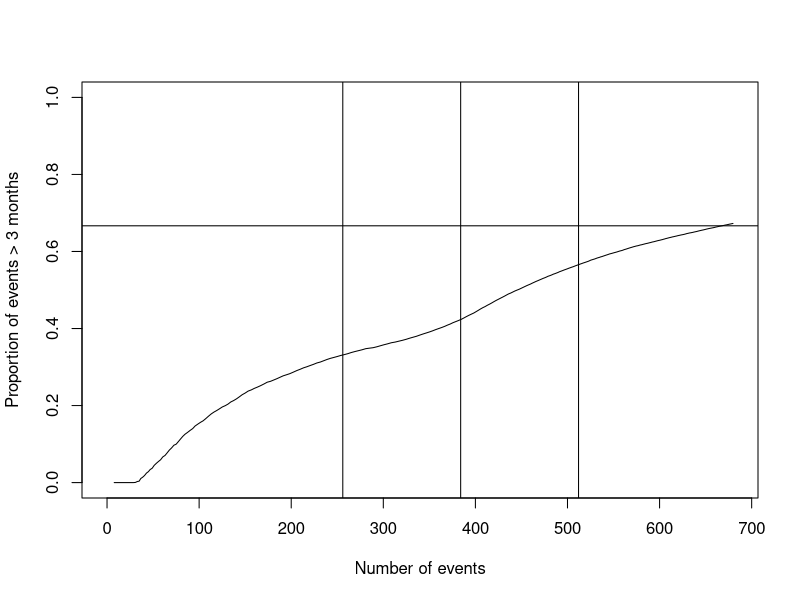
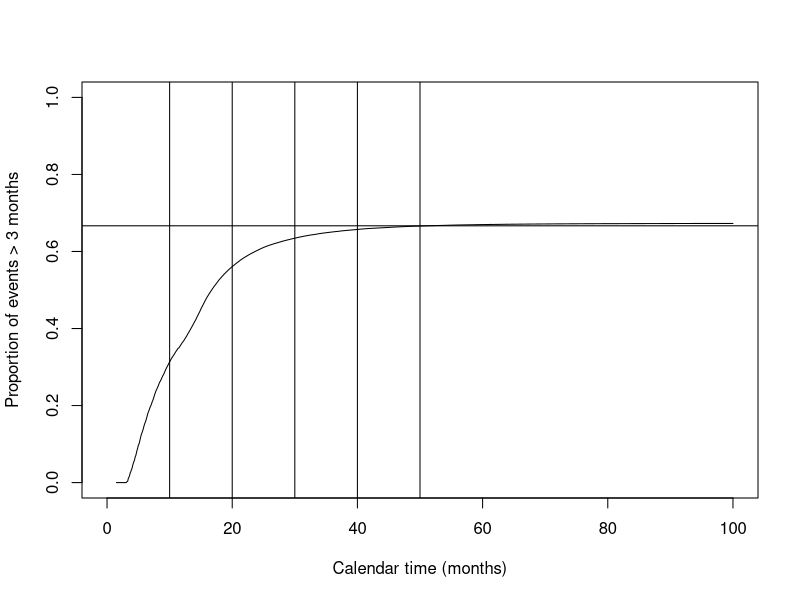

Recreate these plots in R, in order.

lambdac <- log(2)/6
HR1 <- 1.3
T1 <- 3
HR2 <- 0.628
numPatients <- 340
recTime <- 12



generateData <- function(lambdac, HR1, T1, HR2, numPatients, recTime) {
  CP <- exp(-lambdac*HR1*T1)
  u <- runif(numPatients)
  controlData <- -log(u)/lambdac
  u <- runif(numPatients)
  treatmentData <- ifelse(u>CP, -log(u)/(lambdac*HR1), (1/(lambdac*HR2))*(lambdac*HR2*T1-log(u)-lambdac*HR1*T1))
  dataCombined <- data.frame(time = c(controlData, treatmentData), group = c(rep("Control", numPatients), rep("Treatment", numPatients)))
  dataCombined$recTime <- runif(numPatients*2, min = 0, max = recTime)
  dataCombined$pseudo_time <- dataCombined$time + dataCombined$recTime
  return(dataCombined)
}


# Function to perform censoring and analysis
censFunc <- function(dataset, censTime) {
  
  # Censor the observations
  dataset$status <- as.integer(dataset$pseudo_time <= censTime)
  
  # Only include patients enrolled by the censoring time
  dataset <- dataset[dataset$recTime <= censTime, ]
  
  # Calculate survival time
  dataset$survival_time <- ifelse(dataset$status == 1, dataset$time, censTime - dataset$recTime)
  
  sampleSize <- nrow(dataset)
  
  return(list(dataCombined = dataset, censTime = censTime, sampleSize = sampleSize))
}


# Set parameters
numSimulations <- 100
calTime <- seq(0, 100, by = 0.1)

# Initialize an empty matrix for storing results
eventMatrix <- matrix(NA, nrow = numSimulations, ncol = length(calTime))

# Simulate data and fill in the matrix
for (k in 1:numSimulations) {
  dataCombined <- generateData(lambdac, HR1, T1, HR2, numPatients, recTime)
  eventMatrix[k,] <- sapply(calTime, function(t) sum(dataCombined$pseudo_time < t))
}

# Calculate mean for each column
eventVec <- colMeans(eventMatrix)


numSimulations <- 100
calTime <- seq(0, 100, by = 0.1)
propMatrix <- matrix(NA, nrow = numSimulations, ncol = length(calTime))

for (k in 1:numSimulations){
  
  # Assuming dataCombined$pseudo_time is a vector of pseudo times
  dataCombined <- generateData(lambdac, HR1, T1, HR2, numPatients, recTime)
  
  # Create a function for the inner loop to avoid unnecessary copying
  censFuncInner <- function(data, threshold) {
    newDataCombined <- censFunc(data, threshold)$dataCombined
    newDataCombined <- newDataCombined[newDataCombined$status == 1, ]
    mean(newDataCombined$survival_time > 3)
  }
  
  # Use sapply for vectorized calculations
  propMatrix[k,] <- sapply(calTime, censFuncInner, data = dataCombined)
  
}


# Calculate mean for each column
eventProp <- colMeans(propMatrix)







plot(eventVec, eventProp, type = "l", xlab = "Number of events", ylab = "Proportion of events > 3 months", ylim = c(0,1))


abline(h = 2/3)
abline(v = 512*0.5)
abline(v = 512*0.75)
abline(v = 512)


plot(calTime, eventProp, type = "l", xlab = "Calendar time (months)", ylab = "Proportion of events > 3 months", ylim = c(0,1))
abline(h = 2/3)
abline(v = 10)
abline(v = 20)
abline(v = 30)
abline(v = 40)
abline(v = 50)






